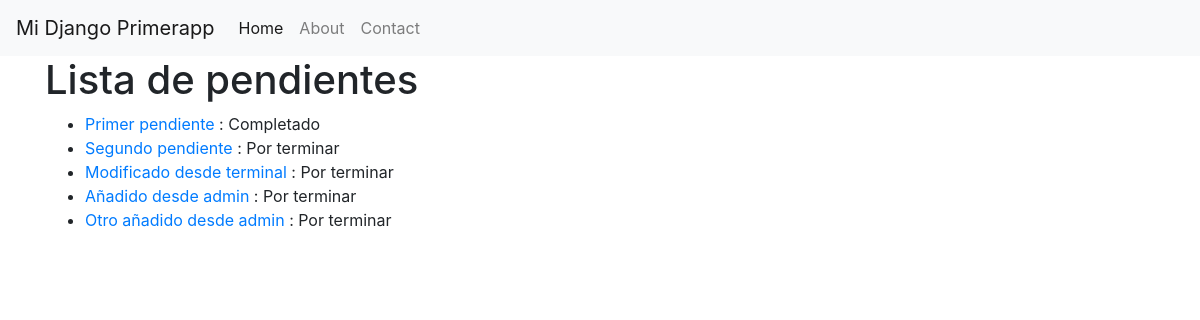
The page /todos/ on the database its author committed.
### primerapp/models.py (models this page shows)
class TodoItem(models.Model):
    title = models.CharField(max_length=200)
    completed = models.BooleanField(default=False)
    priority = models.IntegerField(null=True)
    joined_date = models.DateField(null=True)

### primerapp/views.py (the view)
# urls.py: path("todos/", views.todos, name= "Todos"),
def todos(request):
    items = TodoItem.objects.all()
    return render(request, 'todos.html', {"todos": items})

### primerapp/templates/todos.html
{% extends 'base.html' %} {% block content %}
<h1>Lista de pendientes</h1>
<ul>
    {% for todo in todos %}
    <li>
        <a href="detalles/{{todo.id}}"> {{todo.title}} </a>:  {% if todo.completed %} Completado {% else %} Por terminar {% endif %}
    </li>
    {% endfor %}
</ul>
{% endblock %}

### primerapp/templates/base.html (shortened to what this page needs)
<!DOCTYPE html>
<html lang="en">
  <head>
    <link rel="stylesheet" href="https://stackpath.bootstrapcdn.com/bootstrap/4.3.1/css/bootstrap.min.css"  rel="stylesheet" />
  </head>
  <body>
    <nav class="navbar navbar-expand-lg navbar-light bg-light">
      <a class="navbar-brand" href="/">Mi Django Primerapp</a>
      <div class="collapse navbar-collapse" id="navbarNav">
        <ul class="navbar-nav">
          <li class="nav-item active">
            <a class="nav-link" href="#">Home</a>
          </li>
          <li class="nav-item">
            <a class="nav-link" href="#">About</a>
          </li>
          <li class="nav-item">
            <a class="nav-link" href="#">Contact</a>
          </li>
        </ul>
      </div>
    </nav>
    <div class="container">{% block content %} {% endblock %}</div>
  </body>
</html>

### rows shown on the page
TodoItem: title "Primer pendiente", completed "Completado"
TodoItem: title "Segundo pendiente", completed "Por terminar"
TodoItem: title "Modificado desde terminal", completed "Por terminar"
TodoItem: title "Añadido desde admin", completed "Por terminar"
TodoItem: title "Otro añadido desde admin", completed "Por terminar"
